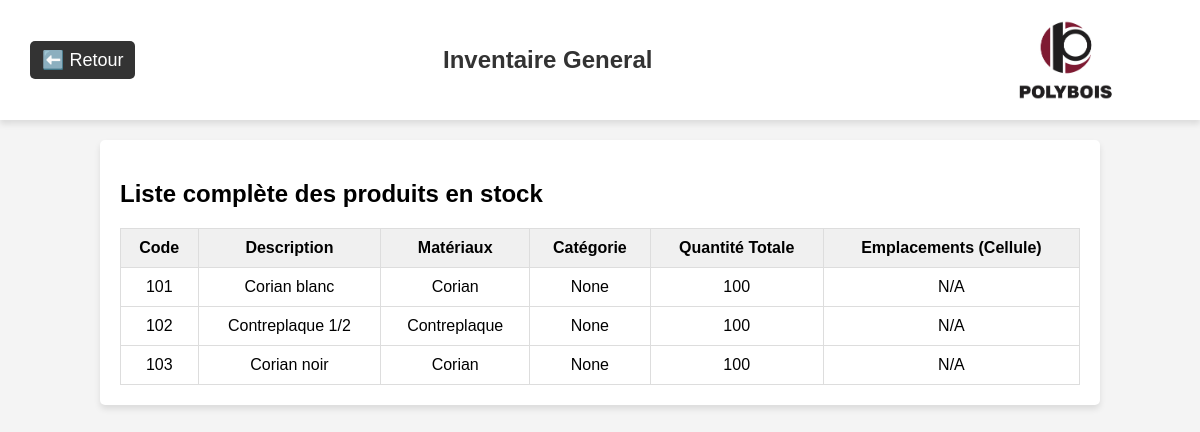
The page /inventaire/general on the database its author committed.
### app/models/produit.py (models this page shows, shortened)
class Produit(db.Model):
    __tablename__ = 'produit'
    id = db.Column(db.Integer, primary_key=True)
    code = db.Column(db.String(50), unique=True, nullable=False)
    description = db.Column(db.String(255))
    materiaux = db.Column(db.String(100))
    categorie = db.Column(db.String(100))
    quantite = db.Column(db.Integer, default=0)
    historique = db.Column(db.Text, default='[]')  # Historique des modifications, stocké en JSON
    projets_associes = db.relationship("ProduitProjet", back_populates="produit", cascade="all, delete-orphan")
    lignes_achat = db.relationship("LigneAchat", back_populates="produit", cascade="all, delete-orphan")
    lignes_commande = db.relationship("LigneCommandeProduction", back_populates="produit", cascade="all, delete-orphan")
    stocks = db.relationship("Stock", back_populates="produit", cascade="all, delete-orphan")

### app/routes/inventaire_routes.py (the view)
@inventaire_bp.route("/general")
def inventaire_general():
    produits = Produit.query.all()
    return render_template("inventaire_general.html", produits=produits)

### app/templates/inventaire_general.html (shortened to what this page needs)
<!DOCTYPE html>
<html lang="fr">
<head>
</head>
<body>
  <header>
    <a class="return-link" href="/inventaire">⬅️ Retour</a>
    <h1 class="module-title">Inventaire General</h1>
    <img class="logo-polybois" src="{{ url_for('static', filename='images/logo.png') }}" alt="Logo Polybois">
  </header>
  <div class="container">
    <h2>Liste complète des produits en stock</h2>
    <table>
      <thead>
        <tr>
          <th>Code</th>
          <th>Description</th>
          <th>Matériaux</th>
          <th>Catégorie</th>
          <th>Quantité Totale</th>
          <th>Emplacements (Cellule)</th>
        </tr>
      </thead>
      <tbody>
        {% for produit in produits %}
          <tr>
            <td>{{ produit.code }}</td>
            <td>{{ produit.description }}</td>
            <td>{{ produit.materiaux }}</td>
            <td>{{ produit.categorie }}</td>
            <td>{{ produit.quantite }}</td>
            <td>
              {% if produit.stocks %}
                {% for stock in produit.stocks %}
                  {{ stock.cellule }}{% if not loop.last %}, {% endif %}
                {% endfor %}
              {% else %}
                N/A
              {% endif %}
            </td>
          </tr>
        {% endfor %}
      </tbody>
    </table>
  </div>
</body>
</html>

### app/templates/inventaire_general.html (style rules this page uses)
body { font-family: Arial, sans-serif; background-color: #f4f4f4; margin: 0; padding: 0; }
header { background-color: white; padding: 10px 30px; display: flex; justify-content: space-between; align-items: center; height: 100px; box-shadow: 0px 4px 6px rgba(0, 0, 0, 0.1); }
.return-link { text-decoration: none; font-size: 18px; color: white; background-color: #333; padding: 8px 12px; border-radius: 5px; }
.module-title { font-size: 24px; color: #333; flex-grow: 1; text-align: center; }
.logo-polybois { height: 120px; }
.container { margin: 20px auto; width: 80%; background: white; padding: 20px; border-radius: 5px; box-shadow: 0 4px 6px rgba(0, 0, 0, 0.1); }
table { width: 100%; border-collapse: collapse; margin-top: 20px; }
th, td { padding: 10px; border: 1px solid #ddd; text-align: center; }
th { background-color: #f0f0f0; }

### rows shown on the page
Produit: code "101", description "Corian blanc", materiaux "Corian", categorie "None", quantite "100"
Produit: code "102", description "Contreplaque 1/2", materiaux "Contreplaque", categorie "None", quantite "100"
Produit: code "103", description "Corian noir", materiaux "Corian", categorie "None", quantite "100"
